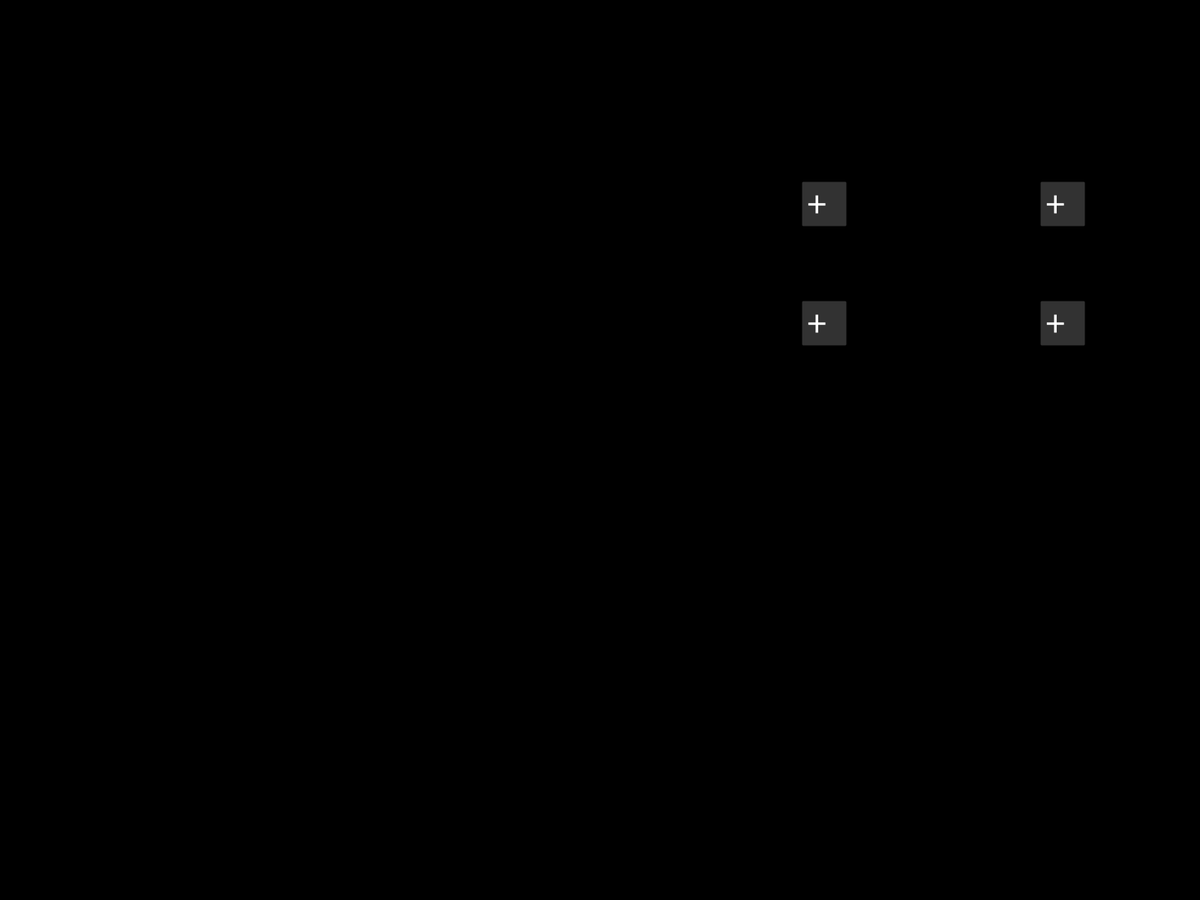
Frame 1 (no input)
Frame 60 (the mouse pressed at the canvas centre just before this capture): identical to frame 1, image omitted
Frame 120 (the mouse held since frame 60 and released just before this capture): identical to frame 1, image omitted

The Processing sketch that drew this single still picture (run headless with seeded random() and noise(); from frame 60 on, the mouse is pressed at the canvas centre):

// Processing sketch: PLUS_MINUS_BUTTONS_V1_BY_CRIS
// ── PLUS_MINUS_BUTTONS_V1_BY_CRIS.pde
/////////////////////////////////////////////
//
// THIS CODE IS A GROUP OF BUTTONS 
// WITH SIGNALS PLUS AND MINUS
// USEFULL TO ANDROID DEVICES
// NUMBER EDITING WINDOWS
//
// USE AS YOU WISH
//
// YOU SHOULD COPY THE TAB 
// PLUS_AND_MINUS_BUTTONS
// TO YOUR CODE AS WELL
//
// BY CRIS 2020
//
/////////////////////////////////////////////


void setup() {
  
  //////////////////////////////////
  // CHOOSE ONE SCREEN SIZE
  // BY UNCOMMENTING ONLY ONE
  // SCREEN SIZE
  //
  fullScreen();
  //size(1136,640);
  //size(1920,1080);
  //size(2560,1440);
  //size(1280,720);
  //size(1704,960);

  orientation(LANDSCAPE);
  
  /////////////////////////////////////////////////
  // COPY TO YOUR CODE
  // INSIDE SETUP LOOP
  //
  signal_buttons_char_size=int(width/30);
  signal_buttons_x_init=int(width-width/3);
  signal_buttons_y_init=int(height/5);
  plus_minus_buttons_activator=true;
  initializeallsignalbuttons();
  /////////////////////////////////////////////////
  
}


void draw() {

  background(0); // OPTIONAL

  /////////////////////////////////
  // COPY TO YOUR CODE INSIDE DRAW
  // LOOP:
  //
  if (plus_minus_buttons_activator==true) {
    color(255);
    textSize(signal_buttons_char_size);
    checkmouseoverallsignalbuttons();
    drawallsignalbuttons();
  }
  

  /////////////////////////////////
  
}


void mousePressed() {
  
  /////////////////////////////////////
  // COPY TO YOUR CODE!!!
  // INSIDE MOUSEPRESSED FUNCTION
  //
  if (plus_minus_buttons_activator==true) checkmouseclickedallsignalbuttons(); 
  /////////////////////////////////////
  
  
}

// ── PLUS_AND_MINUS_BUTTONS.pde
/////////////////////////////////////////////////////////
// 
// STUFF RELATED TO THE HIGHLIGHTEABLE BUTTONS
//
// BY CRIS 2020
//
// COPY ALL THIS FOLDER TO YOUR CODE
// AND HAVE FUN!!!
//
/////////////////////////////////////////////////////////

////////////////////////////////////
// GEOMETRICAL VARIABLES
////////////////////////////////////
int signal_buttons_char_size;
int signal_buttons_x_init;
int signal_buttons_y_init;

boolean plus_minus_buttons_activator=false;

////////////////////////////////////
// OBJECTS' INITIALIZATION
////////////////////////////////////
final int maxsignalbuttons=4;
signalbuttons[] mysignalbutton = new signalbuttons[maxsignalbuttons];
  
/////////////////////////////////////////////////////////
// SCAN ALL BUTTONS FOR MOUSE CLICK
/////////////////////////////////////////////////////////
void checkmouseclickedallsignalbuttons() {
  for (int i=0; i<maxsignalbuttons;i++) mysignalbutton[i].managemouseclick();
}

/////////////////////////////////////////////////////////
// DRAW ALL BUTTONS
/////////////////////////////////////////////////////////
void drawallsignalbuttons() {
  for (int i=0; i<maxsignalbuttons;i++) mysignalbutton[i].drawbutton();
}


/////////////////////////////////////////////////////////
// VERIFY IF MOUSE IS PASSING OVER WITHOUT CLICKING
/////////////////////////////////////////////////////////
void checkmouseoverallsignalbuttons() {
 for (int i=0; i<maxsignalbuttons;i++) mysignalbutton[i].checkmouseover();  
}


//////////////////////////////////////////////////////////
//
void initializeallsignalbuttons(){

  int wd=int(1.2*signal_buttons_char_size);
  int ht=int(1.2*signal_buttons_char_size);
  
  for (int i=0; i<maxsignalbuttons;i++) mysignalbutton[i] = new signalbuttons(0,0,0,0,"text"+i,false,false,50,0);
  
  // BUTTON 0
  mysignalbutton[0].x             =  signal_buttons_x_init;
  mysignalbutton[0].y             =  signal_buttons_y_init;
  mysignalbutton[0].dx            =  wd;
  mysignalbutton[0].dy            =  ht;
  //mysignalbutton[0].internalcolor =  100;
  //mysignalbutton[0].bordercolor   =  200;
  mysignalbutton[0].text          =  "+";

  // BUTTON 1
  mysignalbutton[1].x             =  signal_buttons_x_init+6*signal_buttons_char_size;
  mysignalbutton[1].y             =  signal_buttons_y_init;
  mysignalbutton[1].dx            =  wd;
  mysignalbutton[1].dy            =  ht;
  //mysignalbutton[1].internalcolor =  100;
  //mysignalbutton[1].bordercolor   =  200;
  mysignalbutton[1].text          =  "+";
  
  // BUTTON 2
  mysignalbutton[2].x             =  signal_buttons_x_init;
  mysignalbutton[2].y             =  signal_buttons_y_init+3*signal_buttons_char_size;
  mysignalbutton[2].dx            =  wd;
  mysignalbutton[2].dy            =  ht;
  //mysignalbutton[2].internalcolor =  100;
  //mysignalbutton[2].bordercolor   =  200;
  mysignalbutton[2].text          =  "+";
  
  // BUTTON 3
  mysignalbutton[3].x             =  signal_buttons_x_init+6*signal_buttons_char_size;
  mysignalbutton[3].y             =  signal_buttons_y_init+3*signal_buttons_char_size;
  mysignalbutton[3].dx            =  wd;
  mysignalbutton[3].dy            =  ht;
  //mysignalbutton[3].internalcolor =  100;
  //mysignalbutton[3].bordercolor   =  200;
  mysignalbutton[3].text          =  "+";

  // ADD MORE OF THESE BLOCKS IF MORE THAN 4 SIGNAL BUTTONS
}


//////////////////////////////////////////////////////////
// 
// CLASS STARTS HERE
//
//////////////////////////////////////////////////////////
class signalbuttons {
  
  int x;
  int y;
  int dx;
  int dy;
  String text;
  boolean active;
  boolean high;
  int internalcolor;
  int bordercolor;
  
  signalbuttons(int tempx, int tempy, int tempdx, int tempdy, String temptext, boolean tempactive, boolean temphigh, int tempic, int tempbc) {
    x=tempx; y=tempy; dx=tempdx; dy=tempdy; text=temptext; active=tempactive; high=temphigh;internalcolor=tempic;bordercolor=tempbc;}
  
  void drawbutton() {    

    strokeWeight(4);
    
    stroke(bordercolor);  
    
    if (high==true) stroke(255);   
    
    fill(internalcolor);  
    rect(x,y,dx,dy,4);
    
    // DRAW TEXT!!!
    fill(255);
    text(text,x+0.15*dx,y+0.8*dy);
    
  }
  
  /////////////////////////////////////////
  // DETECT AN RETURN IF MOUSE IS OVER OR NOT
  // HIGH=TRUE MEANS YES
  /////////////////////////////////////////
  boolean checkmouseover() {
    if (mouseX >= x && mouseX <= x+dx && 
      mouseY >= y && mouseY <= y+dy) return (true);
    return(false);
  }
  
  ///////////////////////////////////
  // CHANGE THE SIGNAL 
  // PLUS OR MINUS
  //
  // TO ACCESS THIS ANYWHERE IN YOUR 
  // CODE, JUST USE
  // 
  // mysignalbutton[button number here].text 
  //
  // WHERE "button number here" IS ACTUALY
  // ONE NUMBER BETWEEN 0 AND THE MAXIMUM
  //
  ///////////////////////////////////
  void managemouseclick() {
    if (checkmouseover()==true) {
      if (text=="+") text="-";
      else text="+";
    }; 
  }
  
}
